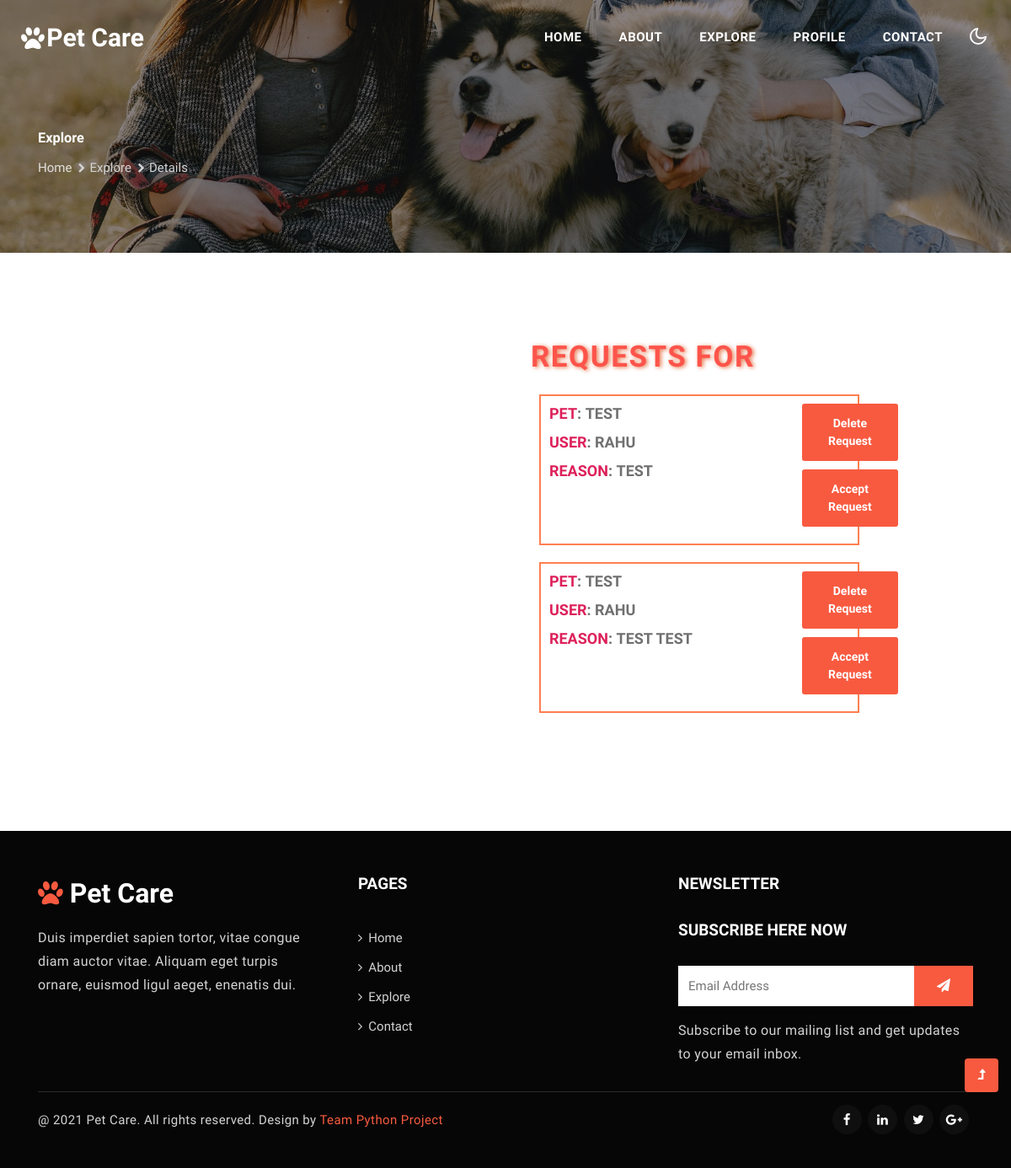
Screenshot of /transaction-closing/12 with the database file from the repository.
### core/models.py (models this page shows, shortened)
class Request(models.Model):
    transaction_id = models.ForeignKey(Transaction, on_delete=models.CASCADE)
    reason = models.TextField()
    applicant_id = models.ForeignKey(User, on_delete=models.CASCADE)
    class Meta:
        verbose_name = "Request"
        verbose_name_plural = "Requests"

class Transaction(models.Model):
    name=models.CharField(max_length=100)
    desc= models.TextField()
    img = models.ImageField(upload_to='pics')
    donor_id = models.ForeignKey(User, on_delete=models.CASCADE)
    accepted_req_id = models.ForeignKey('Request', on_delete=models.CASCADE, blank=True, null=True)
    class Meta:
        verbose_name = "Transaction"
        verbose_name_plural = "Transactions"

class User(AbstractUser):
    area = models.CharField(max_length=500)
    city = models.CharField(max_length=50)
    country = models.CharField(max_length=50)
    phone = models.CharField(max_length=10)

### core/views.py (the view, shortened to what this page needs)
# urls.py: path('transaction-closing/<int:transaction_id>', views.transactionAcceptedAndClosed, name="transaction-closing-page"),
def transactionAcceptedAndClosed(request, transaction_id):
    if request.method == "GET":
        applicant_requests = Request.objects.filter(transaction_id=transaction_id)
        return render(request, TEMPLATE_MAPPING["transaction-closing-page"], context={"applicants": applicant_requests})

### core/templates/transactionClosing.html (shortened to what this page needs)
{% load static %}
<!doctype html>
<html lang="en">
<head>
    <link rel="stylesheet" href="{% static 'css/style-starter.css' %}">
    <link rel="stylesheet" href="{% static 'css/petDetails.css' %}">
</head>
<body>
    <header id="site-header" class="fixed-top">
        <div class="container-fluid">
            <nav class="navbar navbar-expand-lg stroke">
                <h1>
                    <a class="navbar-brand d-flex align-items-center" href="{% url 'index-page' %}">
                        <i class="fa fa-paw mr-1" aria-hidden="true"></i>Pet Care</a>
                </h1>
                <div class="collapse navbar-collapse" id="navbarTogglerDemo02">
                    <ul class="navbar-nav ml-lg-auto">
                        <li class="nav-item">
                            <a class="nav-link" href="{% url 'index-page' %}"  href="index.html">Home</a>
                        </li>
                        <li class="nav-item">
                            <a class="nav-link" href="{% url 'about-page' %}"  href="about.html">About</a>
                        </li>
                        <li class="nav-item ">
                            <a class="nav-link" href="{% url 'explore-page' %}"  href="explore.html">explore</a>
                        </li>
                        <li class="nav-item">
                            <a class="nav-link" href="profile.html">Profile</a>
                        </li>
                        <li class="nav-item">
                            <a class="nav-link" href="{% url 'contact-page' %}"  href="contact.html">Contact</a>
                        </li>
                    </ul>
                </div>
                <div class="cont-ser-position">
                    <nav class="navigation">
                        <div class="theme-switch-wrapper">
                            <label class="theme-switch" for="checkbox">
                                <div class="mode-container">
                                    <i class="gg-moon"></i>
                                </div>
                            </label>
                        </div>
                    </nav>
                </div>
            </nav>
        </div>
    </header>
    <div class="inner-banner">
        <div class="w3l-breadcrumb">
            <div class="container">
                <h4 class="inner-text-title font-weight-bold text-white mb-sm-3 mb-2">Explore</h4>
                <ul class="breadcrumbs-custom-path">
                    <li><a href="{% url 'index-page' %}">Home</a></li>
                    <li class="active"><span class="fa fa-chevron-right mx-2" aria-hidden="true"></span>Explore</li>
                    <li class="active"><span class="fa fa-chevron-right mx-2" aria-hidden="true"></span>Details</li>
                </ul>
            </div>
        </div>
    </div>
      <div class="mainbody">
        <div class="description">
            <div class="right">
                <h1 class="product_header">Requests for {{transaction_id.name}}</h1>
                <div class="product_info">
                    {% for applicant in applicants %}
                    <div style="border: 2px solid coral; margin-top : 5px; margin-bottom: 20px; margin-right: 100px; padding-left: 10px;">
                        <div class="descrow"><span style="color: rgb(221, 33, 90);">Pet</span>: <b>{{applicant.transaction_id.name}}</b></div>
                        <div class="descrow"><span style="color: rgb(221, 33, 90);">User</span>: <b>{{applicant.applicant_id.username}}</b></div>
                        <div class="descrow"><span style="color: rgb(221, 33, 90);">Reason</span>: <b>{{applicant.reason}}</b></div>
                        <form action="{% url 'request-delete-page' request_id=applicant.id %}" method="post" class="signin-form">
                            <div class="submit" style="margin-top: -100px; margin-left: 300px; margin-bottom: 20px;">
                                <button type="submit" class="btn btn-style-white btn-style-primary">Delete Request</button>
                            </div>
                        </form>
                        <form action="{% url 'transaction-closing-page' transaction_id=applicant.transaction_id.id %}" method="post" class="signin-form">
                            <div class="submit" style="margin-top: -10px; margin-left: 300px; margin-bottom: 20px;">
                                <button type="submit" class="btn btn-style-white btn-style-primary">Accept Request</button>
                            </div>
                        </form>
                    </div>
                    {% endfor %}
                </div>
            </div>
            </div>
        </div>
    <section class="w3l-footer-16">
        <div class="w3l-footer-16-main">
            <div class="container">
                <div class="row footer-p">
                    <div class="col-lg-4 pr-lg-5">
                        <a class="logo" href="{% url 'index-page' %}"><i class="fa fa-paw" aria-hidden="true"></i> Pet Care</a>
                        <p class="mt-4">Duis imperdiet sapien tortor, vitae congue diam auctor vitae. Aliquam
                            eget turpis ornare, euismod ligul aeget, enenatis dui. </p>
                    </div>
                    <div class="col-lg-4 mt-lg-0 mt-4">
                        <h3>Pages</h3>
                        <div class="row">
                            <div class="col-6 column">
                                <ul class="footer-gd-16">
                                    <li><a href="{% url 'index-page' %}"><i class="fa fa-angle-right"
                                                aria-hidden="true"></i>Home</a></li>
                                    <li><a href="{% url 'about-page' %}"><i class="fa fa-angle-right" aria-hidden="true"></i>About</a></li>
                                    <li><a href="{% url 'explore-page' %}"><i class="fa fa-angle-right"
                                                aria-hidden="true"></i>Explore</a></li>
                                    <li><a href="{% url 'contact-page' %}"><i class="fa fa-angle-right"
                                                aria-hidden="true"></i>Contact</a></li>
                                </ul>
                            </div>
                        </div>
                    </div>
                    <div class="col-lg-4 col-md-7 column mt-lg-0 mt-4">
                        <h3>Newsletter </h3>
                        <div class="end-column">
                            <h3>Subscribe Here Now</h3>
                            <form action="#" class="subscribe" method="post">
                                <input type="email" name="email" placeholder="Email Address" required="">
                                <button><span class="fa fa-paper-plane" aria-hidden="true"></span></button>
                            </form>
                            <p>Subscribe to our mailing list and get updates to your email inbox.</p>
                        </div>
                    </div>
                </div>
                <div class="d-flex below-section justify-content-between align-items-center pt-4 mt-5">
                    <div class="columns text-lg-left">
                        <p class="copy-text">@ 2021 Pet Care. All rights reserved. Design by <a>Team Python Project</a>
                        </p>
                    </div>
                    <div class="columns-2 mt-md-0 mt-3">
                        <ul class="social">
                            <li><a href="#facebook"><span class="fa fa-facebook" aria-hidden="true"></span></a>
                            </li>
                            <li><a href="#linkedin"><span class="fa fa-linkedin" aria-hidden="true"></span></a>
                            </li>
                            <li><a href="#twitter"><span class="fa fa-twitter" aria-hidden="true"></span></a>
                            </li>
                            <li><a href="#google"><span class="fa fa-google-plus" aria-hidden="true"></span></a>
                            </li>
                        </ul>
                    </div>
                </div>
            </div>
        </div>
    </section>
    <button onclick="topFunction()" id="movetop" title="Go to top">
        <span class="fa fa-level-up" aria-hidden="true"></span>
    </button>
</body>
</html>

### core/static/css/petDetails.css (style rules this page uses)
* { margin: 0; padding: 0; text-decoration: none; list-style: none; user-select: none; }
input, button,select,option { outline: none; }
html { height: fit-content; overflow-x: hidden; font-size: 62.5%; scroll-behavior: smooth; }
body { width: 100%; height: fit-content; }
.mainbody .description { width: 90%; position: relative; margin: 100px auto; margin-bottom: 120px; height: fit-content; display: flow-root; }
.mainbody .description .right { width: calc(50% - 10px); height: fit-content; float: right; overflow: hidden; padding-left: 20px; }
.mainbody .description .right .product_header { width: calc(100% - 20px ); height: fit-content; padding: 10px 0; font-size: 35px; text-transform: uppercase; font-family: 'Dosis', sans-serif; letter-spacing: 1.5px; font-weight: 700; color: rgb(253, 84, 75); text-shadow: 2px 1px 5px rgba(226, 92, 39, 0.815); }
.mainbody .description .right .product_info { width: calc(100% - 20px ); height: fit-content; font-size: 18px; text-transform: uppercase; font-family: 'Quicksand', sans-serif; font-weight: 800; margin:20px auto; padding-right: 10px; }
.mainbody .description .right .product_info .descrow { margin:7px auto; }

### rows the page displays
Request: transaction_id.name "TEST", applicant_id.username "RAHU", reason "TEST"
Request: transaction_id.name "TEST", applicant_id.username "RAHU", reason "TEST TEST"
